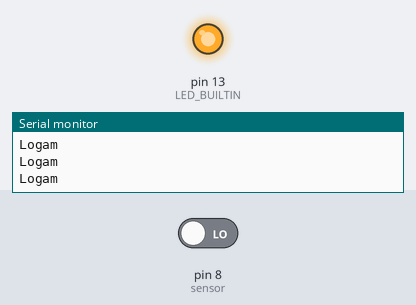
Bench run of a sketch on a simulated Arduino Uno, built with avr-gcc and run on an emulated ATmega328P. Parts: output pins drawn as LEDs (lit = HIGH), the last lines printed to the serial monitor. The inputs (shaded band) are chosen by the test bench; at power-on: pin 8 (sensor) LOW.

Above: at 1.2 s.
1.3 s: pin 8 (sensor) driven HIGH
At 2.7 s:
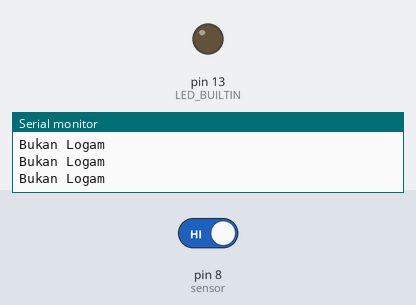
3.0 s: pin 8 (sensor) driven LOW
At 4.1 s:
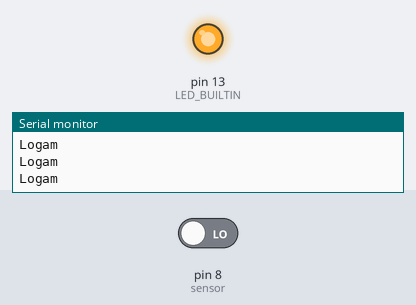
Timing chart, 0 to 6.0 s (numbered marks = the images above; inputs shaded):
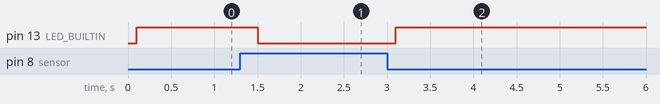

The sketch:

Proximity_Induktif.ino
```cpp
int sensor = 8;
int logam;

void setup() {
  // put your setup code here, to run once:
  Serial.begin(9600);
  Serial.println("Selamat Datang");
  pinMode(LED_BUILTIN, OUTPUT);

}

void loop() {
  // Baca sensor logam
  logam = digitalRead(sensor);
  delay(100);

  if(logam == 1){
    digitalWrite(LED_BUILTIN, LOW);   // turn the LED on (HIGH is the voltage level)
    delay(100);                       // wait for a second
    Serial.println("Bukan Logam");
  }else{
    digitalWrite(LED_BUILTIN, HIGH);    // turn the LED off by making the voltage LOW
    delay(100);                       // wait for a second
    Serial.println("Logam");
  }
}
```

Measured:
- after the input at 1.3 s, pin 13 (LED_BUILTIN): HIGH → LOW after 0.20 s
- after the input at 3.0 s, pin 13 (LED_BUILTIN): LOW → HIGH after 0.10 s
